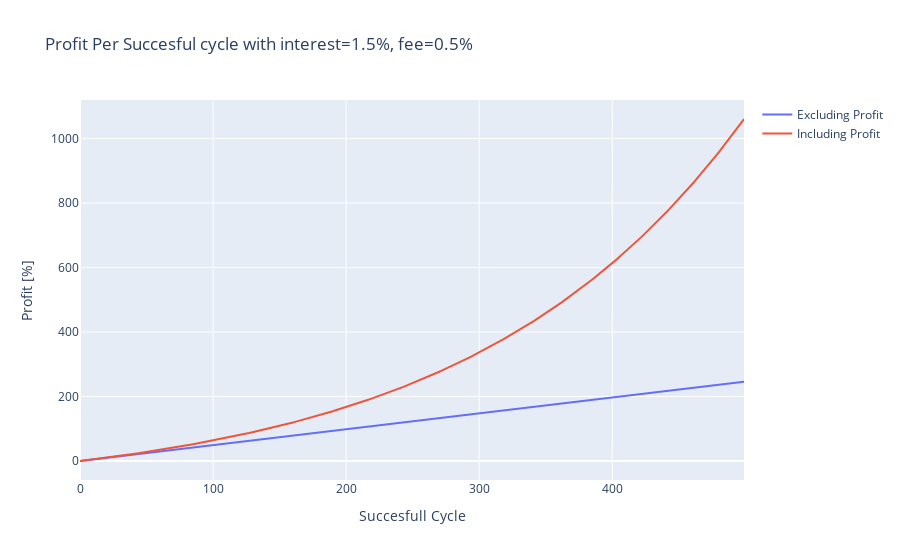

Notebook cell for this chart:
### Code cell
fig = go.Figure()
fig.add_trace(go.Scatter(x=succesful_cycles, y=profit_reinvesting_excluding_profit,
                    mode='lines',
                    name='Excluding Profit'))
fig.add_trace(go.Scatter(x=succesful_cycles, y=profit_reinvesting_including_profit,
                    mode='lines',
                    name='Including Profit'))

# Edit the layout
fig.update_layout(title=f'Profit Per Succesful cycle with interest={interest*100}%, fee={fee*100}%',
                   xaxis_title='Succesfull Cycle',
                   yaxis_title='Profit [%]')
fig.show()

### Figure 1 — Plotly figure (JSON) as saved in the notebook; plotly's stock layout.template omitted (floating-point values rounded to 4 significant figures; data arrays with more than 128 entries replaced by an {"elided": "..."} marker saying what was removed)
{"data": [{"mode": "lines", "name": "Excluding Profit", "type": "scatter", "x": {"elided": "500 int values"}, "y": {"elided": "500 float values"}}, {"mode": "lines", "name": "Including Profit", "type": "scatter", "x": {"elided": "500 int values"}, "y": {"elided": "500 float values"}}], "layout": {"title": {"text": "Profit Per Succesful cycle with interest=1.5%, fee=0.5%"}, "xaxis": {"title": {"text": "Succesfull Cycle"}}, "yaxis": {"title": {"text": "Profit [%]"}}}}
